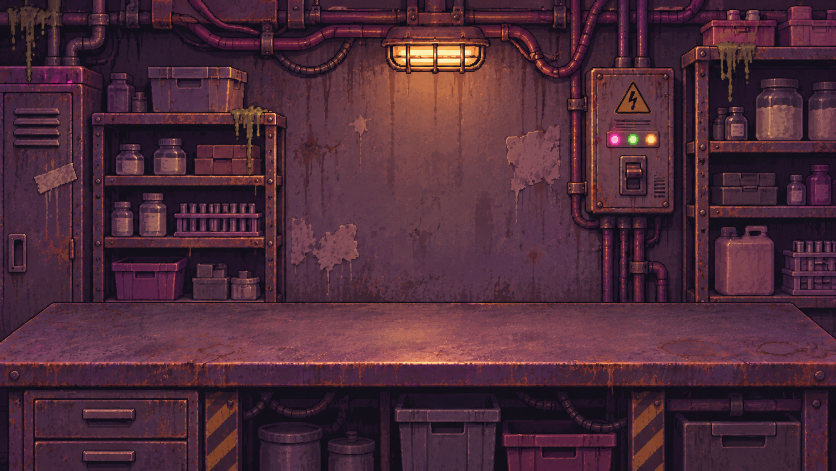
#> input picture art/raw/lab_lab.png, 1672 x 941 px, found by its file name (shown at 1/2 size); its folder holds 5 pictures in this run
$ python cut_lab.py
#> lines starting #> are read from the running program, lines starting #| are printed output that depends on the picture; after the words box and inside, x2 and y2 are one past the last pixel; in counts of white or black regions, pixels touching at a corner belong together
# Leafy's Prop Pills sheets: crop + cut-out-fringe mask only, nothing repainted. Sources stay in art/raw.
import numpy as np
from PIL import Image
def load(n):
#> called with n = 'evaprtato'
    a=np.array(Image.open(f'art/raw/lab_{n}.png').convert('RGBA')); a[a[...,3]<64,3]=0; return a
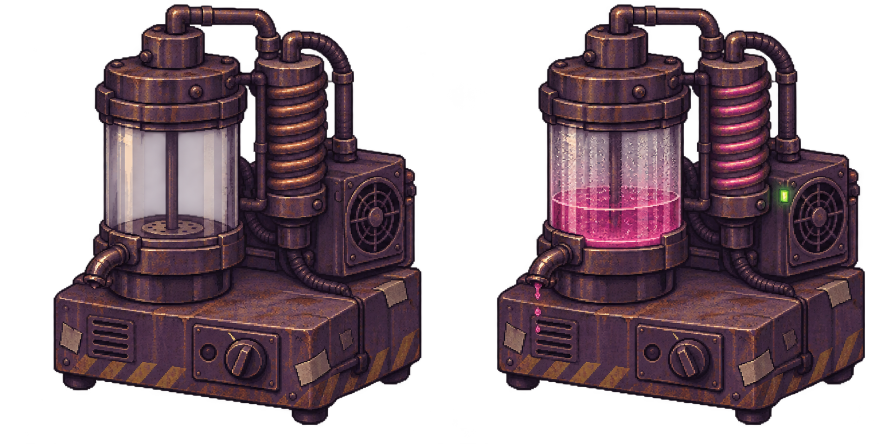
#> input picture art/raw/lab_evaprtato.png, 1774 x 887 px, found by its file name (shown at 1/2 size)
#> in load, a is the input picture: shape (887, 1774, 4); mean R, G, B, A 46.4, 29.5, 36.7, 139.7
#> after `a[a[..., 3] < 64, 3] = 0`:
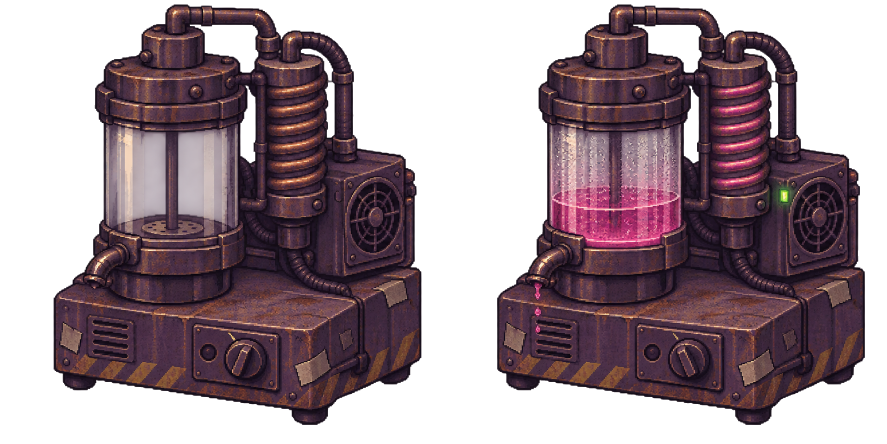
#> a: shape (887, 1774, 4) (shown at 1/2 size); 2.5% of pixels changed, all inside (x1, y1, x2, y2) = (0, 0, 1768, 887); transparent parts drawn white
def save(a,x0,x1,name,y0=None,y1=None,pad=2):
    s=a[...,3]>=128; s=s[:,x0:x1+1]
    ys=np.where(s.sum(1)>0)[0]; y0=ys[0]-pad if y0 is None else y0; y1=ys[-1]+pad+1 if y1 is None else y1
    y0=max(0,y0); x0=max(0,x0-pad); x1=min(a.shape[1]-1,x1+pad)
    Image.fromarray(a[y0:y1,x0:x1+1]).save(f'art/lab/{name}.png'); print(name,x1-x0+1,y1-y0,'origin',x0,y0)
Image.open('art/raw/lab_lab.png').convert('RGB').save('art/lab/room.png')
for n,sp,names in [('evaprtato',[(107,842),(994,1729)],['evap_off','evap_on']),('heatplate',[(50,873),(938,1760)],['plate_off','plate_on']),('pillpress',[(35,686),(759,1410),(1483,2134)],['press_idle','press_run','press_jam']),('storage',[(47,883),(943,1405)],['storage','rack']),('purity',[(15,870),(887,1743)],['scan_off','scan_on']),('reagents',[(38,544),(569,928),(964,1224),(1246,1748)],['r_base','r_solv','r_stab','r_fill']),('pills',[(109,509),(632,1029),(1156,1557),(1680,2078)],['jar_pharma','jar_street','jar_cut','jar_junk']),('heatdial',[(288,1130),(1308,1433)],['dial','needle']),('termicon',[(78,713),(769,1402),(1459,2093)],['ti_chem','ti_reag','ti_press']),('crate',[(109,869),(992,2054)],['crate_shut','crate_open']),('powder_tray',[(106,1666)],['tray'])]:
    a=load(n)
    for s,nm in zip(sp,names): save(a,s[0],s[1],nm)
#> this loop made 2 passes
#| evap_off 740 845 origin 105 7
#| evap_on 740 845 origin 992 7
#> pass 1, in save, `s = a[..., 3] >= 128`:
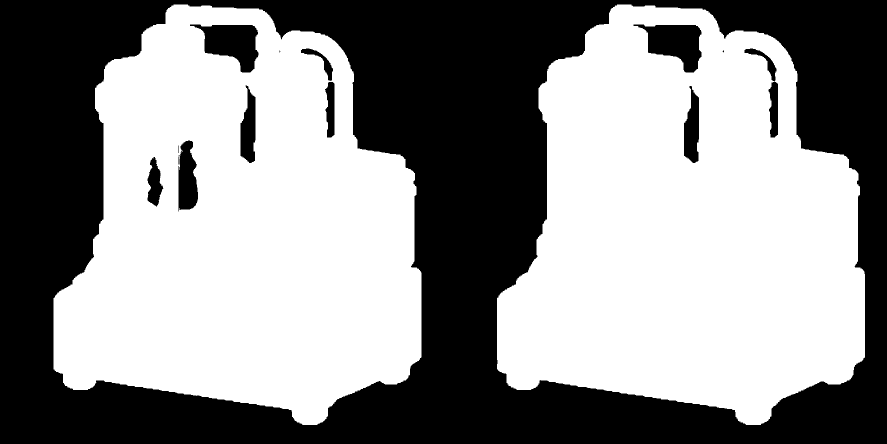
#> s: shape (887, 1774) bool (shown at 1/2 size); 55.8% white; 15 black regions (5 under 20 px), largest, box (x1, y1, x2, y2) and area: (0, 0, 1774, 887) 662549, (380, 49, 517, 145) 7455, (1267, 49, 1403, 145) 7455
#> pass 1, in save, `s = s[:, x0:x1 + 1]`:
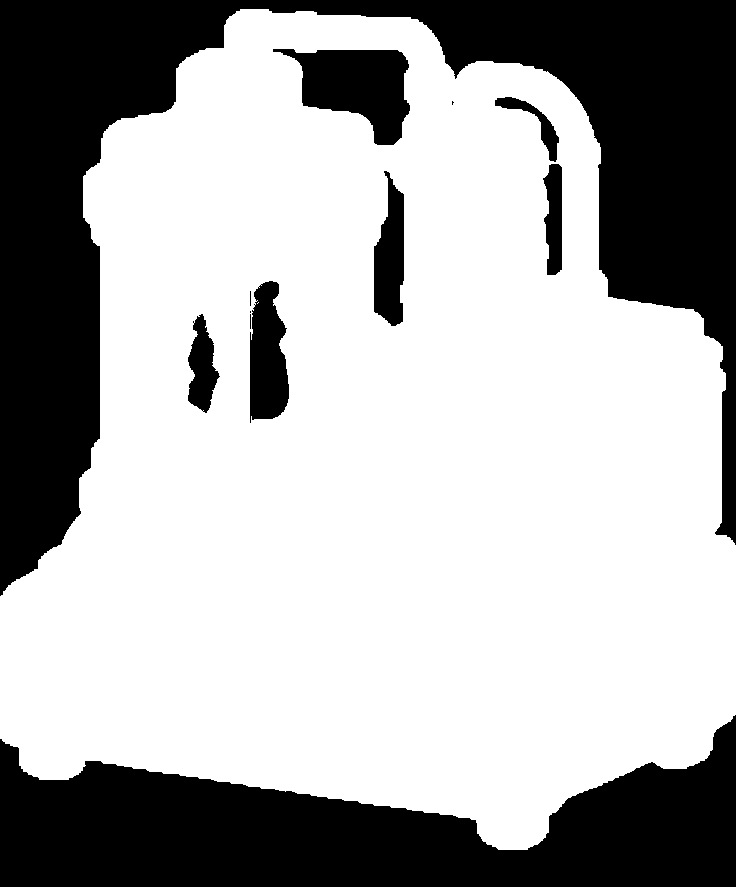
#> s: shape (887, 736) bool; 66.8% white; 12 black regions (4 under 20 px), largest, box (x1, y1, x2, y2) and area: (0, 0, 736, 596) 124946, (0, 715, 736, 887) 72377, (273, 49, 410, 145) 7455
#> pass 1, in save, `Image.fromarray(a[y0:y1, x0:x1 + 1]).save(f'art/lab/{name}.png')`:
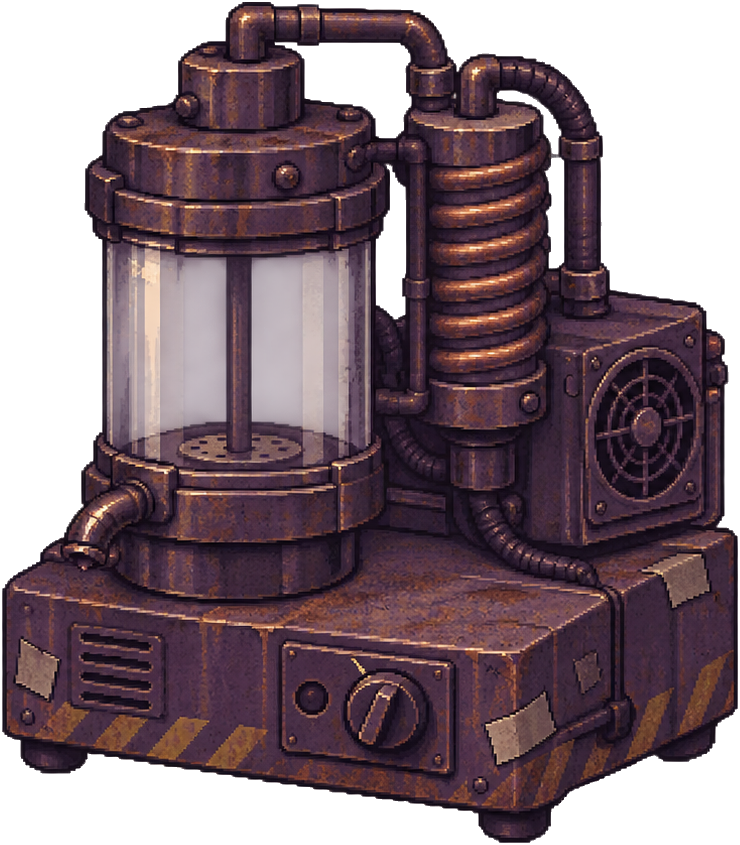
#> saved as evap_off.png: PIL image 740x845 RGBA; mean R, G, B, A 55.9, 37.2, 45, 173.3; transparent parts drawn white
#> pass 2, in save (call 2), `s = s[:, x0:x1 + 1]`:
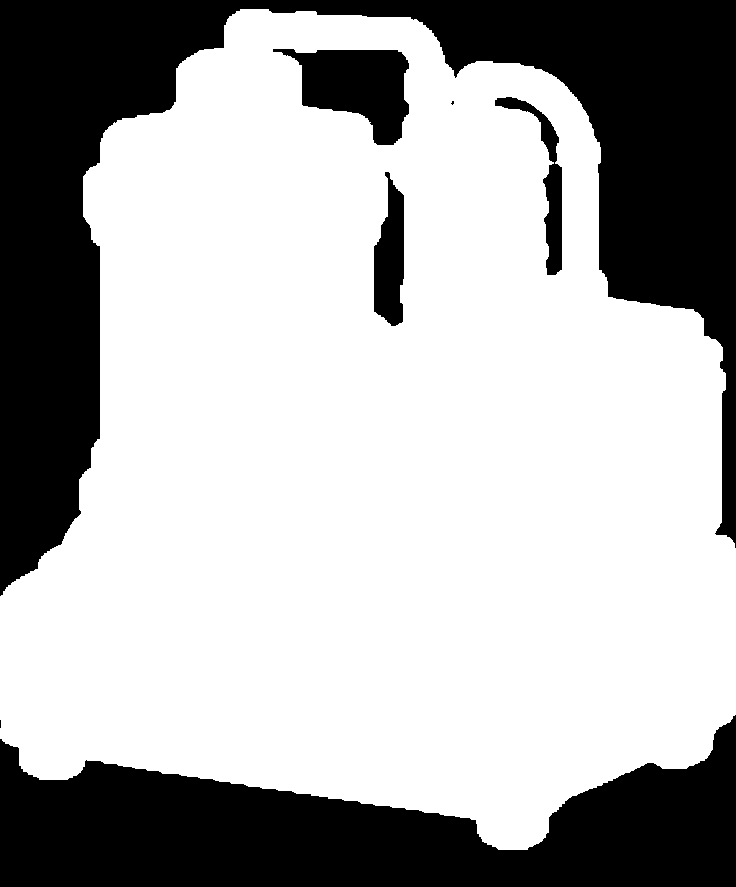
#> s: shape (887, 736) bool; 67.7% white; 7 black regions (2 under 20 px), largest, box (x1, y1, x2, y2) and area: (0, 0, 736, 596) 124952, (0, 715, 736, 887) 72392, (273, 49, 409, 145) 7455, (374, 172, 404, 326) 3315, (495, 97, 562, 275) 2598
#> (the run stopped early here; a loop or call above may not have finished)
